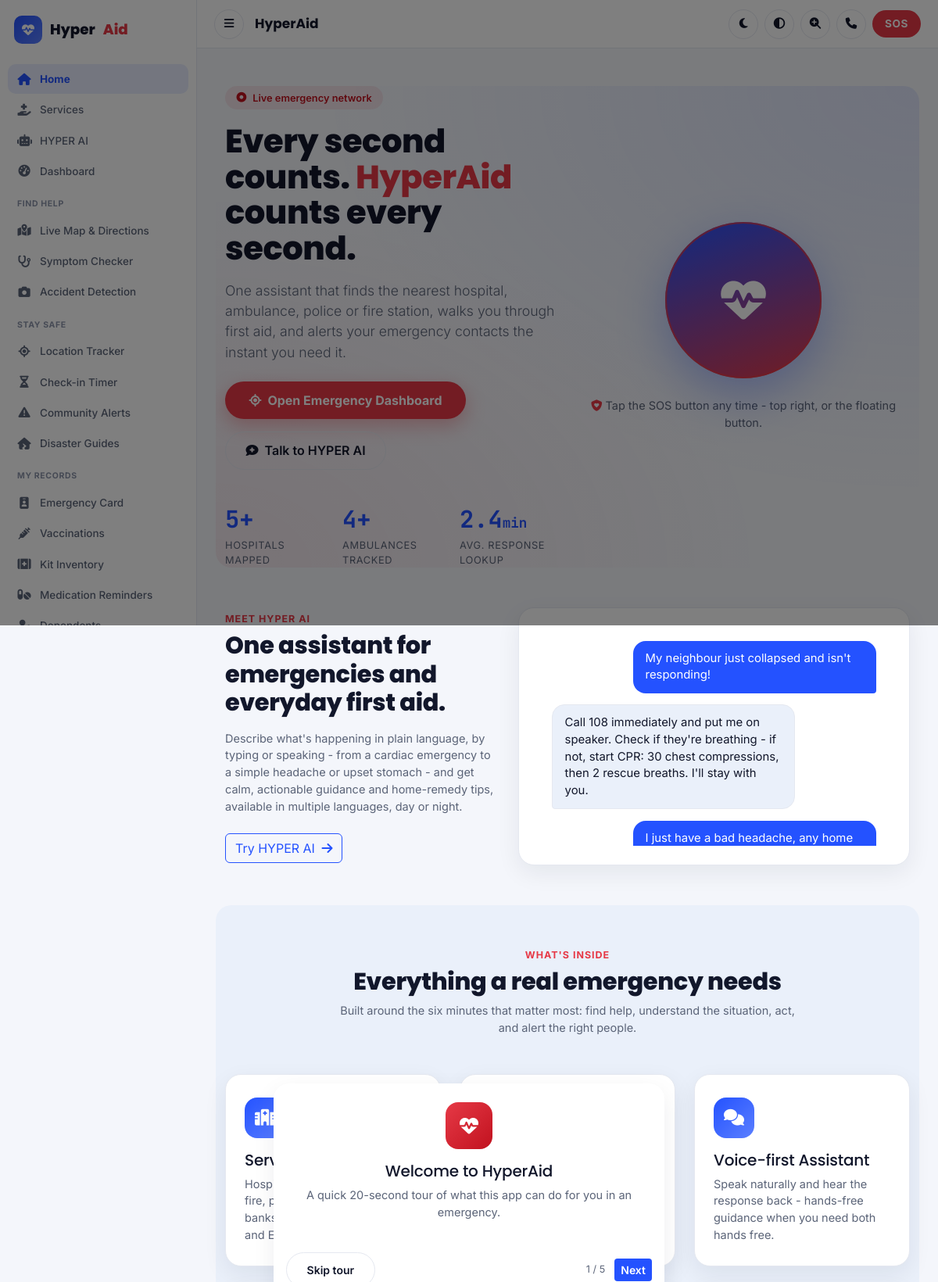
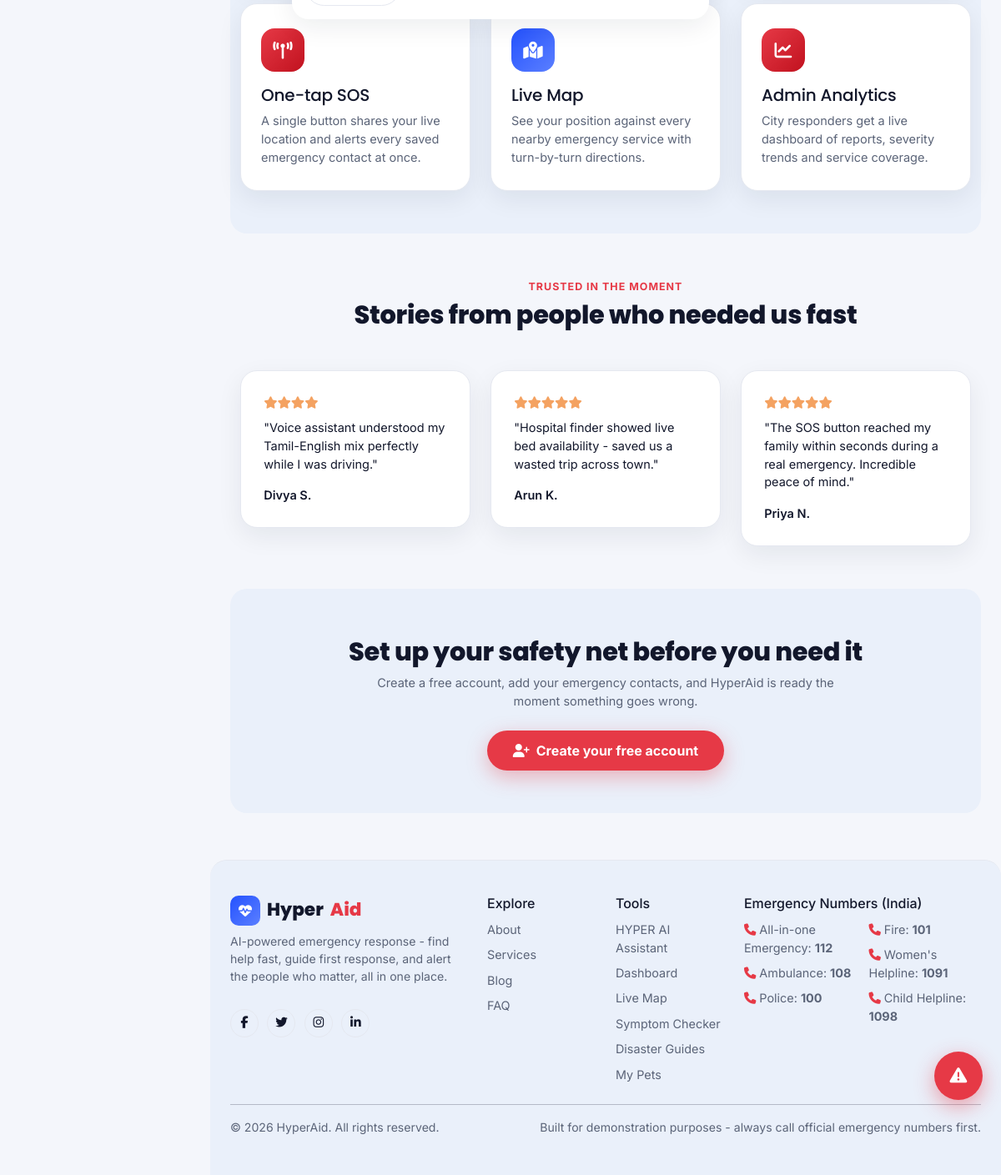
The page / on the database its author committed (2 pictures, top to bottom).
### tables this page shows
CREATE TABLE feedback (
    id INTEGER PRIMARY KEY AUTOINCREMENT,
    user_id INTEGER,
    name TEXT,
    email TEXT,
    message TEXT NOT NULL,
    rating INTEGER DEFAULT 5,
    created_at TEXT DEFAULT CURRENT_TIMESTAMP
);

### app.py (the view)
@app.route("/")
def index():
    stats = {
        "hospitals": g.db.execute("SELECT COUNT(*) c FROM hospitals").fetchone()["c"],
        "ambulances": g.db.execute("SELECT COUNT(*) c FROM ambulances").fetchone()["c"],
        "police_stations": g.db.execute("SELECT COUNT(*) c FROM police_stations").fetchone()["c"],
        "users_helped": 12500,  # illustrative headline stat for the hero section
    }
    testimonials = g.db.execute(
        "SELECT * FROM feedback ORDER BY id DESC LIMIT 6"
    ).fetchall()
    return render_template("index.html", stats=stats, testimonials=testimonials)

### templates/index.html (shortened to what this page needs)
{% extends "base.html" %}
{% block content %}
<section class="hero pb-0">
  <div class="container">
    <div class="row align-items-center gy-5">
      <div class="col-lg-6">
        <span class="hero-eyebrow"><i class="fa-solid fa-circle-dot"></i> Live emergency network</span>
        <h1>Every second counts. <span class="text-accent">HyperAid</span> counts every second.</h1>
        <p class="lead">One assistant that finds the nearest hospital, ambulance, police or fire station, walks you through first aid, and alerts your emergency contacts the instant you need it.</p>
        <div class="d-flex flex-wrap gap-3 mt-4">
          <a href="{{ url_for('dashboard') }}" class="btn btn-emergency"><i class="fa-solid fa-location-crosshairs me-2"></i>Open Emergency Dashboard</a>
          <a href="{{ url_for('chatbot_page') }}" class="btn btn-ghost"><i class="fa-solid fa-comment-medical me-2"></i>Talk to HYPER AI</a>
        </div>
        <div class="row hero-stat-strip">
          <div class="col-4">
            <div class="stat-number">{{ stats.hospitals }}+</div>
            <div class="stat-label">Hospitals mapped</div>
          </div>
          <div class="col-4">
            <div class="stat-number">{{ stats.ambulances }}+</div>
            <div class="stat-label">Ambulances tracked</div>
          </div>
          <div class="col-4">
            <div class="stat-number">2.4<span style="font-size:1.1rem">min</span></div>
            <div class="stat-label">Avg. response lookup</div>
          </div>
        </div>
      </div>
      <div class="col-lg-6 text-center">
        <div class="hero-beacon">
          <i class="fa-solid fa-heart-pulse"></i>
        </div>
        <p class="text-muted-custom mt-4 mb-0"><i class="fa-solid fa-shield-heart text-accent me-1"></i>Tap the SOS button any time - top right, or the floating button.</p>
      </div>
    </div>
  </div>
</section>
<section>
  <div class="container">
    <div class="row align-items-center gy-4">
      <div class="col-lg-5">
        <span class="section-eyebrow">Meet HYPER AI</span>
        <h2 class="section-title">One assistant for emergencies and everyday first aid.</h2>
        <p class="section-sub mt-3">Describe what's happening in plain language, by typing or speaking - from a cardiac emergency to a simple headache or upset stomach - and get calm, actionable guidance and home-remedy tips, available in multiple languages, day or night.</p>
        <a href="{{ url_for('chatbot_page') }}" class="btn btn-outline-primary mt-2">Try HYPER AI <i class="fa-solid fa-arrow-right ms-1"></i></a>
      </div>
      <div class="col-lg-7">
        <div class="glass-card p-4">
          <div class="chat-window" style="height:280px">
            <div class="msg msg-user">My neighbour just collapsed and isn't responding!</div>
            <div class="msg msg-bot">Call 108 immediately and put me on speaker. Check if they're breathing - if not, start CPR: 30 chest compressions, then 2 rescue breaths. I'll stay with you.</div>
            <div class="msg msg-user">I just have a bad headache, any home remedy?</div>
          </div>
        </div>
      </div>
    </div>
  </div>
</section>
<section class="bg-alt">
  <div class="container">
    <div class="text-center mb-5">
      <span class="section-eyebrow">What's inside</span>
      <h2 class="section-title">Everything a real emergency needs</h2>
      <p class="section-sub mx-auto mt-2">Built around the six minutes that matter most: find help, understand the situation, act, and alert the right people.</p>
    </div>
    <div class="row g-4">
      <div class="col-md-4">
        <div class="glass-card feature-card">
          <div class="feature-icon"><i class="fa-solid fa-hospital"></i></div>
          <h5>Service Finders</h5>
          <p class="text-muted-custom mb-0">Hospitals, ambulances, police, fire, pharmacies and blood banks - ranked by real distance and ETA.</p>
        </div>
      </div>
      <div class="col-md-4">
        <div class="glass-card feature-card">
          <div class="feature-icon accent"></div>
          <h5>Accident Detection</h5>
          <p class="text-muted-custom mb-0">Upload a photo of a road accident for an instant severity read and recommended next steps.</p>
        </div>
      </div>
      <div class="col-md-4">
        <div class="glass-card feature-card">
          <div class="feature-icon"><i class="fa-solid fa-comments"></i></div>
          <h5>Voice-first Assistant</h5>
          <p class="text-muted-custom mb-0">Speak naturally and hear the response back - hands-free guidance when you need both hands free.</p>
        </div>
      </div>
      <div class="col-md-4">
        <div class="glass-card feature-card">
          <div class="feature-icon accent"><i class="fa-solid fa-tower-broadcast"></i></div>
          <h5>One-tap SOS</h5>
          <p class="text-muted-custom mb-0">A single button shares your live location and alerts every saved emergency contact at once.</p>
        </div>
      </div>
      <div class="col-md-4">
        <div class="glass-card feature-card">
          <div class="feature-icon"><i class="fa-solid fa-map-location-dot"></i></div>
          <h5>Live Map</h5>
          <p class="text-muted-custom mb-0">See your position against every nearby emergency service with turn-by-turn directions.</p>
        </div>
      </div>
      <div class="col-md-4">
        <div class="glass-card feature-card">
          <div class="feature-icon accent"><i class="fa-solid fa-chart-line"></i></div>
          <h5>Admin Analytics</h5>
          <p class="text-muted-custom mb-0">City responders get a live dashboard of reports, severity trends and service coverage.</p>
        </div>
      </div>
    </div>
  </div>
</section>
<section>
  <div class="container">
    <div class="text-center mb-5">
      <span class="section-eyebrow">Trusted in the moment</span>
      <h2 class="section-title">Stories from people who needed us fast</h2>
    </div>
    <div class="row g-4">
      {% for t in testimonials %}
      <div class="col-md-4">
        <div class="glass-card testimonial-card">
          <div class="testimonial-stars mb-2">
            {% for i in range(t['rating']) %}<i class="fa-solid fa-star"></i>{% endfor %}
          </div>
          <p class="mb-3">"{{ t['message'] }}"</p>
          <div class="fw-semibold">{{ t['name'] }}</div>
        </div>
      </div>
      {% endfor %}
    </div>
  </div>
</section>
<section class="bg-alt">
  <div class="container text-center">
    <h2 class="section-title">Set up your safety net before you need it</h2>
    <p class="section-sub mx-auto mt-2 mb-4">Create a free account, add your emergency contacts, and HyperAid is ready the moment something goes wrong.</p>
    <a href="{{ url_for('register') }}" class="btn btn-emergency"><i class="fa-solid fa-user-plus me-2"></i>Create your free account</a>
  </div>
</section>
{% endblock %}

### templates/base.html (shortened to what this page needs)
<!DOCTYPE html>
<html lang="en" data-theme="light">
<head>
<link href="https://cdnjs.cloudflare.com/ajax/libs/bootstrap/5.3.3/css/bootstrap.min.css" rel="stylesheet">
<link href="https://cdnjs.cloudflare.com/ajax/libs/font-awesome/6.5.2/css/all.min.css" rel="stylesheet">
<link rel="stylesheet" href="{{ url_for('static', filename='css/style.css') }}">
</head>
<body class="{% block bodyclass %}{% endblock %}">
<div class="app-shell">
  <aside class="sidebar" id="sidebar">
    <a class="sidebar-brand" href="{{ url_for('index') }}">
      <span class="brand-mark"><i class="fa-solid fa-heart-pulse"></i></span>
      Hyper<span class="text-accent">Aid</span>
    </a>
    <nav class="sidebar-nav">
      <a class="nav-item {{ 'active' if request.endpoint == 'index' }}" href="{{ url_for('index') }}"><i class="fa-solid fa-house"></i><span>Home</span></a>
      <a class="nav-item {{ 'active' if request.endpoint == 'services' }}" href="{{ url_for('services') }}"><i class="fa-solid fa-hand-holding-medical"></i><span>Services</span></a>
      <a class="nav-item {{ 'active' if request.endpoint == 'chatbot_page' }}" href="{{ url_for('chatbot_page') }}"><i class="fa-solid fa-robot"></i><span>HYPER AI</span></a>
      <a class="nav-item {{ 'active' if request.endpoint == 'dashboard' }}" href="{{ url_for('dashboard') }}"><i class="fa-solid fa-gauge-high"></i><span>Dashboard</span></a>
      <div class="sidebar-section-label">Find Help</div>
      <a class="nav-item {{ 'active' if request.endpoint == 'live_map' }}" href="{{ url_for('live_map') if logged_in_user else url_for('login') }}"><i class="fa-solid fa-map-location-dot"></i><span>Live Map &amp; Directions</span></a>
      <a class="nav-item {{ 'active' if request.endpoint == 'symptom_checker_page' }}" href="{{ url_for('symptom_checker_page') }}"><i class="fa-solid fa-stethoscope"></i><span>Symptom Checker</span></a>
      <a class="nav-item {{ 'active' if request.endpoint == 'accident_page' }}" href="{{ url_for('accident_page') }}"><i class="fa-solid fa-camera"></i><span>Accident Detection</span></a>
      <div class="sidebar-section-label">Stay Safe</div>
      <a class="nav-item {{ 'active' if request.endpoint == 'location_tracker_page' }}" href="{{ url_for('location_tracker_page') if logged_in_user else url_for('login') }}"><i class="fa-solid fa-location-crosshairs"></i><span>Location Tracker</span></a>
      <a class="nav-item {{ 'active' if request.endpoint == 'checkin_timer_page' }}" href="{{ url_for('checkin_timer_page') if logged_in_user else url_for('login') }}"><i class="fa-solid fa-hourglass-half"></i><span>Check-in Timer</span></a>
      <a class="nav-item {{ 'active' if request.endpoint == 'community_alerts_page' }}" href="{{ url_for('community_alerts_page') }}"><i class="fa-solid fa-triangle-exclamation"></i><span>Community Alerts</span></a>
      <a class="nav-item {{ 'active' if request.endpoint == 'disaster_guides' }}" href="{{ url_for('disaster_guides') }}"><i class="fa-solid fa-house-crack"></i><span>Disaster Guides</span></a>
      <div class="sidebar-section-label">My Records</div>
      <a class="nav-item {{ 'active' if request.endpoint == 'profile' }}" href="{{ url_for('profile') if logged_in_user else url_for('login') }}"><i class="fa-solid fa-id-badge"></i><span>Emergency Card</span></a>
      <a class="nav-item {{ 'active' if request.endpoint == 'vaccinations_page' }}" href="{{ url_for('vaccinations_page') if logged_in_user else url_for('login') }}"><i class="fa-solid fa-syringe"></i><span>Vaccinations</span></a>
      <a class="nav-item {{ 'active' if request.endpoint == 'kit_inventory_page' }}" href="{{ url_for('kit_inventory_page') if logged_in_user else url_for('login') }}"><i class="fa-solid fa-kit-medical"></i><span>Kit Inventory</span></a>
      <a class="nav-item {{ 'active' if request.endpoint == 'medication_reminders_page' }}" href="{{ url_for('medication_reminders_page') if logged_in_user else url_for('login') }}"><i class="fa-solid fa-pills"></i><span>Medication Reminders</span></a>
      <a class="nav-item {{ 'active' if request.endpoint == 'dependents_page' }}" href="{{ url_for('dependents_page') if logged_in_user else url_for('login') }}"><i class="fa-solid fa-user-shield"></i><span>Dependents</span></a>
    </nav>
  </aside>
  <div class="main-area">
    <header class="topbar">
      <button class="icon-btn" id="sidebarToggle"><i class="fa-solid fa-bars"></i></button>
      <div class="topbar-title">{% block page_title %}HyperAid{% endblock %}</div>
      <div class="topbar-actions">
        <button id="themeToggle" class="icon-btn" title="Cycle theme (Light / Dark / Black &amp; White)">
        </button>
        <button id="contrastToggle" class="icon-btn" title="Toggle extra accessibility contrast">
          <i class="fa-solid fa-circle-half-stroke"></i>
        </button>
        <button id="bigIconToggle" class="icon-btn" title="Toggle simplified big-icon mode">
          <i class="fa-solid fa-magnifying-glass-plus"></i>
        </button>
        <button id="fakeCallBtn" class="icon-btn" title="Simulate an incoming call" onclick="showFakeCall()">
          <i class="fa-solid fa-phone"></i>
        </button>
        <button class="sos-btn-nav" onclick="triggerSOS()" title="Emergency SOS">
          <span class="sos-ring"></span>SOS
        </button>
      </div>
    </header>
    <div class="flash-wrap content" style="padding-bottom:0;">
    </div>
    <main class="content">
    {% block content %}{% endblock %}
    </main>
    <footer class="app-footer">
      <div class="content" style="padding-top:0;">
        <div class="row gy-4">
          <div class="col-md-4">
            <a class="navbar-brand" href="{{ url_for('index') }}">
              <span class="brand-mark"><i class="fa-solid fa-heart-pulse"></i></span>
              Hyper<span class="text-accent">Aid</span>
            </a>
            <p class="mt-2 footer-muted">AI-powered emergency response - find help fast, guide first response, and alert the people who matter, all in one place.</p>
            <div class="social-links">
              <a href="#"><i class="fa-brands fa-facebook-f"></i></a>
              <a href="#"><i class="fa-brands fa-twitter"></i></a>
              <a href="#"><i class="fa-brands fa-instagram"></i></a>
              <a href="#"><i class="fa-brands fa-linkedin-in"></i></a>
            </div>
          </div>
          <div class="col-md-2 col-6">
            <h6>Explore</h6>
            <ul class="footer-links">
              <li><a href="{{ url_for('about') }}">About</a></li>
              <li><a href="{{ url_for('services') }}">Services</a></li>
              <li><a href="{{ url_for('blog') }}">Blog</a></li>
              <li><a href="{{ url_for('faq') }}">FAQ</a></li>
            </ul>
          </div>
          <div class="col-md-2 col-6">
            <h6>Tools</h6>
            <ul class="footer-links">
              <li><a href="{{ url_for('chatbot_page') }}">HYPER AI Assistant</a></li>
              <li><a href="{{ url_for('dashboard') }}">Dashboard</a></li>
              <li><a href="{{ url_for('live_map') if logged_in_user else url_for('login') }}">Live Map</a></li>
              <li><a href="{{ url_for('symptom_checker_page') }}">Symptom Checker</a></li>
              <li><a href="{{ url_for('disaster_guides') }}">Disaster Guides</a></li>
              <li><a href="{{ url_for('pets_page') if logged_in_user else url_for('login') }}">My Pets</a></li>
            </ul>
          </div>
          <div class="col-md-4">
            <h6>Emergency Numbers (India)</h6>
            <ul class="footer-links two-col">
              {% for name, number in emergency_numbers.items() %}
              <li><i class="fa-solid fa-phone text-accent me-1"></i>{{ name }}: <strong>{{ number }}</strong></li>
              {% endfor %}
            </ul>
          </div>
        </div>
        <hr>
        <div class="d-flex flex-wrap justify-content-between small footer-muted">
          <span>&copy; {{ current_year }} HyperAid. All rights reserved.</span>
          <span>Built for demonstration purposes - always call official emergency numbers first.</span>
        </div>
      </div>
    </footer>
  </div>
</div>
<button class="sos-fab" onclick="triggerSOS()"><span class="sos-ring"></span><i class="fa-solid fa-triangle-exclamation"></i></button>
<div class="modal fade" id="tourModal" tabindex="-1">
  <div class="modal-dialog modal-dialog-centered">
    <div class="modal-content glass-card border-0">
      <div class="modal-body p-4 text-center" id="tourStepBody"></div>
      <div class="modal-footer border-0 justify-content-between">
        <button class="btn btn-sm btn-ghost" id="tourSkipBtn">Skip tour</button>
        <div>
          <span class="small text-muted-custom me-2" id="tourStepLabel"></span>
          <button class="btn btn-sm btn-primary-solid" id="tourNextBtn">Next</button>
        </div>
      </div>
    </div>
  </div>
</div>
</body>
</html>

### rows shown on the page
feedback: rating 4 (drawn), message "Voice assistant understood my Tamil-English mix perfectly while I was driving.", name "Divya S."
feedback: rating 5 (drawn), message "Hospital finder showed live bed availability - saved us a wasted trip across town.", name "Arun K."
feedback: rating 5 (drawn), message "The SOS button reached my family within seconds during a real emergency. Incredible peace of mind.", name "Priya N."

### other values the page prints
{{ stats.hospitals }} "5"
{{ stats.ambulances }} "4"
{{ name }} "All-in-one Emergency" "Ambulance" "Police" "Fire" "Women's Helpline" "Child Helpline"
{{ number }} "112" "108" "100" "101" "1091" "1098"
